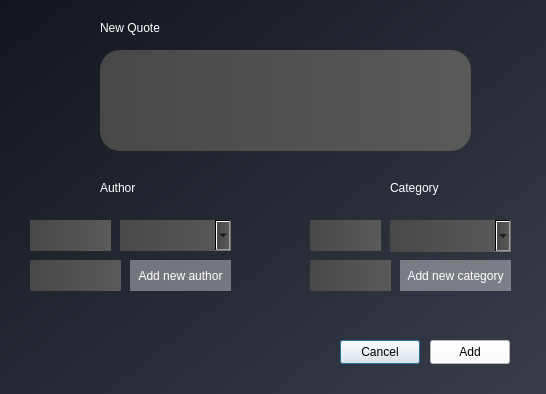
<?xml version="1.0" encoding="UTF-8"?>
<ui version="4.0">
 <class>Add</class>
 <widget class="QDialog" name="Add">
  <property name="geometry">
   <rect>
    <x>0</x>
    <y>0</y>
    <width>546</width>
    <height>394</height>
   </rect>
  </property>
  <property name="windowTitle">
   <string>Dialog</string>
  </property>
  <property name="styleSheet">
   <string notr="true">QDialog {
background-color: qlineargradient(spread:pad, x1:0, y1:0, x2:1, y2:0.903409, stop:0 rgba(18, 22, 29, 255), stop:1 rgba(55, 59, 72, 255));
}</string>
  </property>
  <widget class="QLabel" name="label">
   <property name="geometry">
    <rect>
     <x>100</x>
     <y>20</y>
     <width>91</width>
     <height>16</height>
    </rect>
   </property>
   <property name="font">
    <font/>
   </property>
   <property name="styleSheet">
    <string notr="true">QLabel {
color:white;
}</string>
   </property>
   <property name="text">
    <string>New Quote</string>
   </property>
  </widget>
  <widget class="QLabel" name="label_2">
   <property name="geometry">
    <rect>
     <x>100</x>
     <y>180</y>
     <width>91</width>
     <height>16</height>
    </rect>
   </property>
   <property name="font">
    <font/>
   </property>
   <property name="styleSheet">
    <string notr="true">QLabel {
color:white;
}</string>
   </property>
   <property name="text">
    <string>Author</string>
   </property>
  </widget>
  <widget class="QLabel" name="label_3">
   <property name="geometry">
    <rect>
     <x>390</x>
     <y>180</y>
     <width>91</width>
     <height>16</height>
    </rect>
   </property>
   <property name="font">
    <font/>
   </property>
   <property name="styleSheet">
    <string notr="true">QLabel {
color:white;
}</string>
   </property>
   <property name="text">
    <string>Category</string>
   </property>
  </widget>
  <widget class="QLineEdit" name="le_author">
   <property name="geometry">
    <rect>
     <x>30</x>
     <y>220</y>
     <width>81</width>
     <height>31</height>
    </rect>
   </property>
   <property name="styleSheet">
    <string notr="true">QLineEdit {
background-color: qlineargradient(spread:pad, x1:0, y1:0, x2:1, y2:0, stop:0 rgba(72, 72, 72, 255), stop:1 rgba(90, 90, 90, 255));
border-style: offset;
}</string>
   </property>
  </widget>
  <widget class="QLineEdit" name="le_cgy">
   <property name="geometry">
    <rect>
     <x>310</x>
     <y>220</y>
     <width>71</width>
     <height>31</height>
    </rect>
   </property>
   <property name="styleSheet">
    <string notr="true">QLineEdit {
background-color: qlineargradient(spread:pad, x1:0, y1:0, x2:1, y2:0, stop:0 rgba(72, 72, 72, 255), stop:1 rgba(90, 90, 90, 255));
border-style: offset;
}</string>
   </property>
  </widget>
  <widget class="QPushButton" name="cancel">
   <property name="geometry">
    <rect>
     <x>340</x>
     <y>340</y>
     <width>80</width>
     <height>24</height>
    </rect>
   </property>
   <property name="text">
    <string>Cancel</string>
   </property>
  </widget>
  <widget class="QPushButton" name="add_data">
   <property name="geometry">
    <rect>
     <x>430</x>
     <y>340</y>
     <width>80</width>
     <height>24</height>
    </rect>
   </property>
   <property name="styleSheet">
    <string notr="true">QPushButton {
background-color: white;
color:black;
}</string>
   </property>
   <property name="text">
    <string>Add</string>
   </property>
  </widget>
  <widget class="QLineEdit" name="le_quote">
   <property name="geometry">
    <rect>
     <x>100</x>
     <y>50</y>
     <width>371</width>
     <height>101</height>
    </rect>
   </property>
   <property name="styleSheet">
    <string notr="true">QLineEdit{
border-radius: 20px;
border-color : white;
background-color: qlineargradient(spread:pad, x1:0, y1:0, x2:1, y2:0, stop:0 rgba(72, 72, 72, 255), stop:1 rgba(90, 90, 90, 255));
color: white;
}</string>
   </property>
  </widget>
  <widget class="QComboBox" name="author_list">
   <property name="geometry">
    <rect>
     <x>120</x>
     <y>220</y>
     <width>111</width>
     <height>31</height>
    </rect>
   </property>
   <property name="styleSheet">
    <string notr="true">QComboBox{
background-color: qlineargradient(spread:pad, x1:0, y1:0, x2:1, y2:0, stop:0 rgba(72, 72, 72, 255), stop:1 rgba(90, 90, 90, 255));
border-style: offset;
}</string>
   </property>
  </widget>
  <widget class="QComboBox" name="category_list">
   <property name="geometry">
    <rect>
     <x>390</x>
     <y>220</y>
     <width>121</width>
     <height>32</height>
    </rect>
   </property>
   <property name="styleSheet">
    <string notr="true">QComboBox{
background-color: qlineargradient(spread:pad, x1:0, y1:0, x2:1, y2:0, stop:0 rgba(72, 72, 72, 255), stop:1 rgba(90, 90, 90, 255));
border-style: offset;
}</string>
   </property>
  </widget>
  <widget class="QPushButton" name="add_new_author">
   <property name="geometry">
    <rect>
     <x>130</x>
     <y>260</y>
     <width>101</width>
     <height>31</height>
    </rect>
   </property>
   <property name="font">
    <font>
     <italic>false</italic>
    </font>
   </property>
   <property name="styleSheet">
    <string notr="true">QPushButton {
background-color: rgba(255, 255, 255, 92);
border-style:offset;
color:white;
}</string>
   </property>
   <property name="text">
    <string>Add new author</string>
   </property>
  </widget>
  <widget class="QPushButton" name="add_new_category">
   <property name="geometry">
    <rect>
     <x>400</x>
     <y>260</y>
     <width>111</width>
     <height>31</height>
    </rect>
   </property>
   <property name="font">
    <font>
     <italic>false</italic>
    </font>
   </property>
   <property name="styleSheet">
    <string notr="true">QPushButton {
background-color: rgba(255, 255, 255, 92);
border-style:offset;
color:white;
}</string>
   </property>
   <property name="text">
    <string>Add new category</string>
   </property>
  </widget>
  <widget class="QLineEdit" name="add_author">
   <property name="geometry">
    <rect>
     <x>30</x>
     <y>260</y>
     <width>91</width>
     <height>31</height>
    </rect>
   </property>
   <property name="styleSheet">
    <string notr="true">QLineEdit {
background-color: qlineargradient(spread:pad, x1:0, y1:0, x2:1, y2:0, stop:0 rgba(72, 72, 72, 255), stop:1 rgba(90, 90, 90, 255));
border-style: offset;
}</string>
   </property>
  </widget>
  <widget class="QLineEdit" name="add_category">
   <property name="geometry">
    <rect>
     <x>310</x>
     <y>260</y>
     <width>81</width>
     <height>31</height>
    </rect>
   </property>
   <property name="styleSheet">
    <string notr="true">QLineEdit {
background-color: qlineargradient(spread:pad, x1:0, y1:0, x2:1, y2:0, stop:0 rgba(72, 72, 72, 255), stop:1 rgba(90, 90, 90, 255));
border-style: offset;
}</string>
   </property>
  </widget>
 </widget>
 <resources/>
 <connections/>
</ui>
